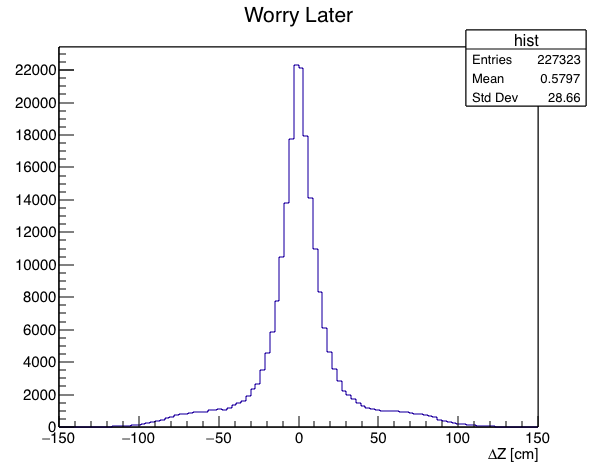

Source code (Python):
import sys
import math
import ROOT

c = ROOT.TCanvas("c","", 600, 500)
ch = ROOT.TChain("match_tree")
ch.AddFile("ana_ophit.root")

hist = ROOT.TH1D("hist", "Worry Later", 100, -150, 150)
hist.GetXaxis().SetTitle("#DeltaZ [cm]")

def getLength(entry):
    ch.GetEntry(entry)
    return math.sqrt((ch.mc_start_z - ch.mc_end_z)**2 + (ch.mc_start_y - ch.mc_end_y)**2 + (ch.mc_start_x - ch.mc_start_x)**2)

def getYZLength(entry):
    ch.GetEntry(entry)
    return math.sqrt((ch.mc_start_z - ch.mc_end_z)**2 + (ch.mc_start_y - ch.mc_end_y)**2)
       
ctr = 0

while 1:
    
    ch.GetEntry(ctr)
    if ch.tpc_time > -1600:
        if getYZLength(ctr) > 75:
            hist.Fill(ch.flash_z - ch.tpc_z)
    if ctr == ch.GetEntries():
        c.cd()
        hist.Draw()
        c.Update()
        break
    print ctr 
    ctr += 1
hist.Draw()
c.Update()
c.SaveAs("yz-plane-length.png")
c.SaveAs("yz-plane-length.C")
print "Hit <ENTER> to exit"
sys.stdin.readline()
